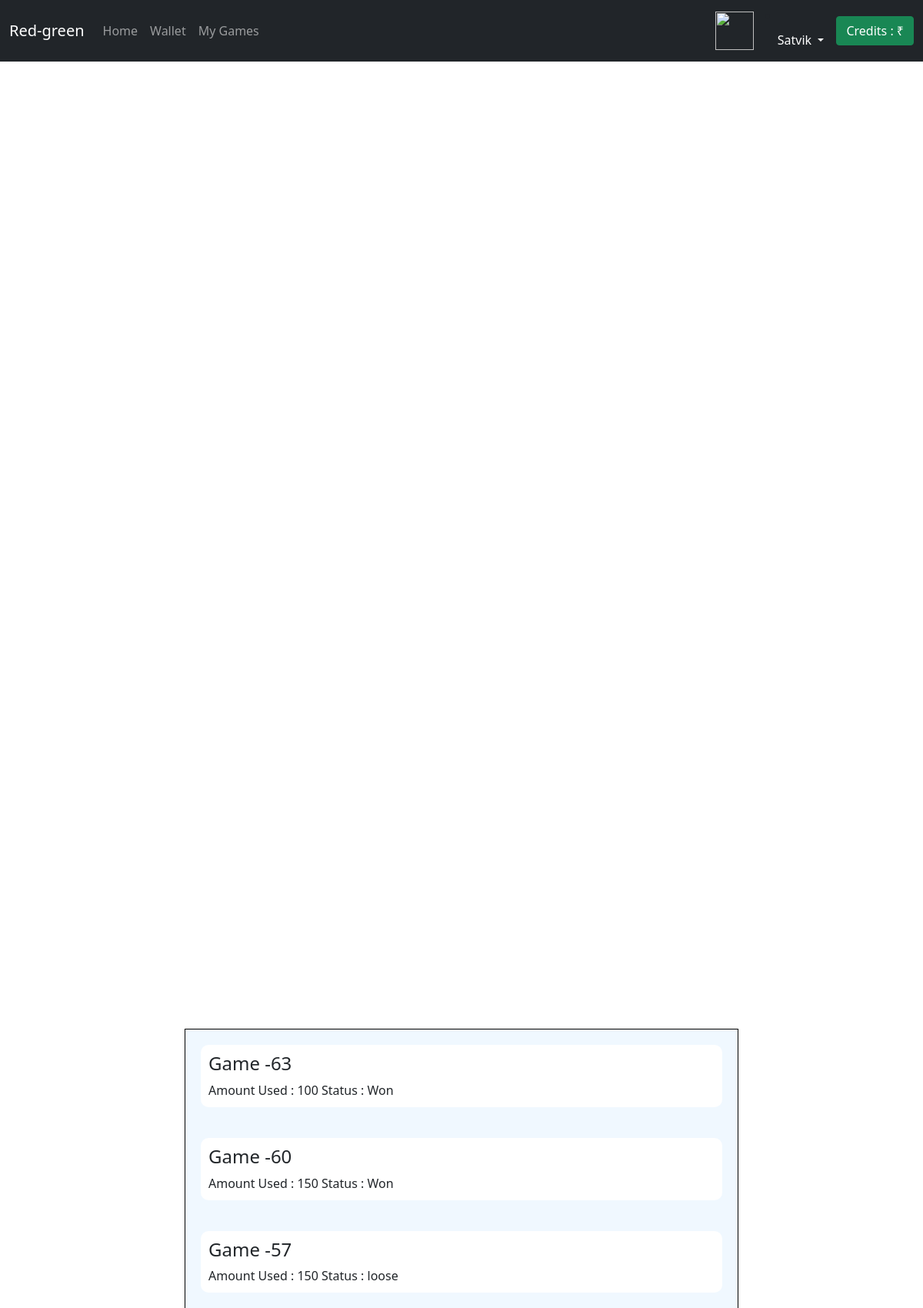
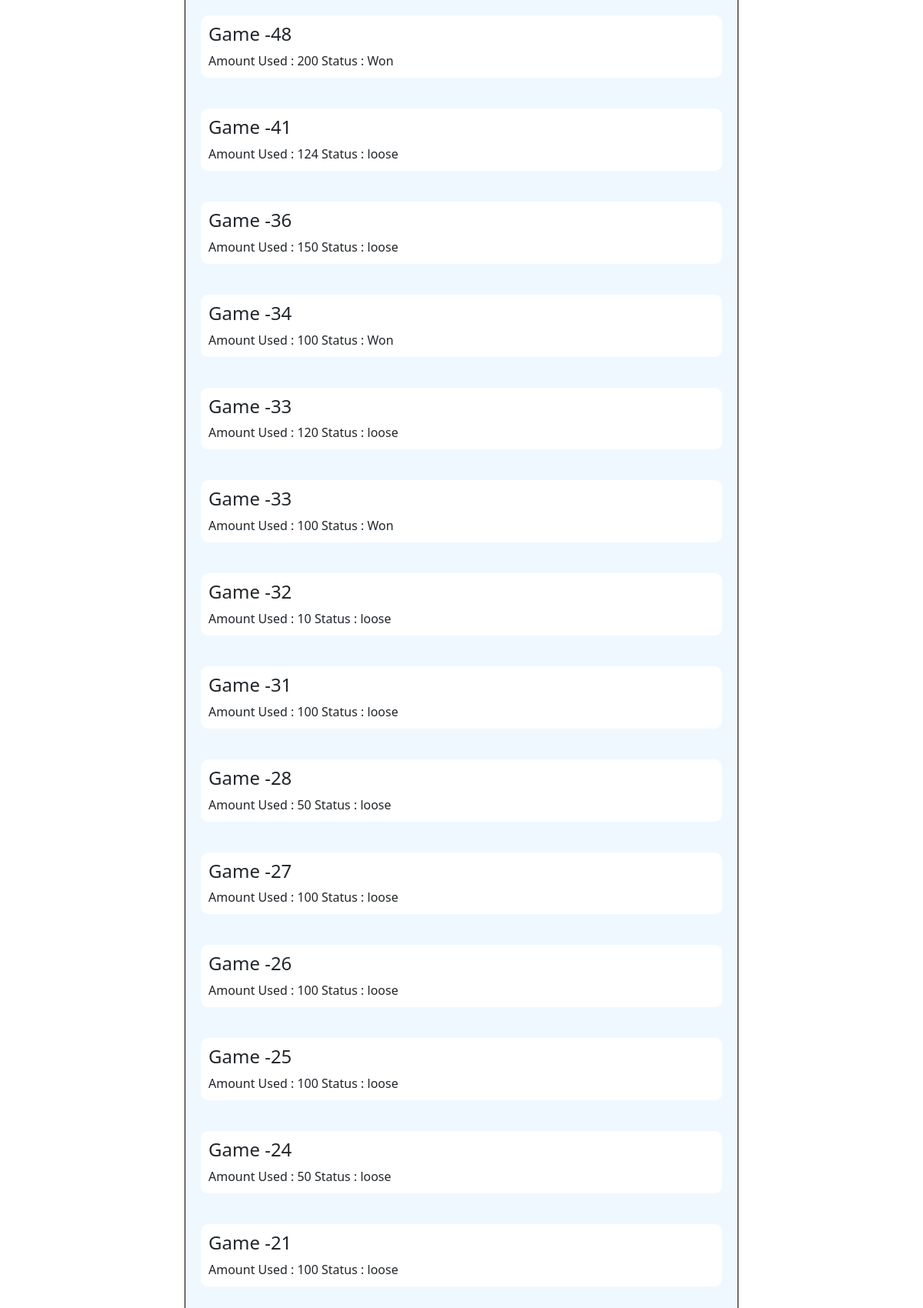
Page /mygames/ (signed in, upper part) on the committed database (2 pictures, top to bottom).
### app/models.py (models this page shows, shortened)
class Gameplayed(models.Model):
    user = models.ForeignKey(User,on_delete=models.CASCADE)
    gameid = models.IntegerField()
    amount = models.IntegerField()
    pandl = models.IntegerField(default=0)
    status = models.CharField(max_length=10,default = 'loose')

### app/views.py (the view)
# urls.py: path('mygames/',views.mygames,name="mygames"),
def mygames(request):
    mygames = reversed(Gameplayed.objects.filter(user = request.user))
    return render(request,'mygames.html',{'mygames':mygames})

### templates/mygames.html (shortened to what this page needs)
{% extends 'base.html' %}
{% block addcss %}
<link rel="stylesheet" href="../static/home.css">
{% endblock addcss %}
{% block body %}
<div class="container-wallet mygames">
    {% for game in mygames %}
    <div class="balance">
      <div class="balance-info">
      <h4> Game -{{game.gameid}}</h4>
      <span> Amount Used : {{game.amount}} </span>
      <span> Status : {{game.status}} </span>
      </div>
    </div>
    {% endfor %}
</div>
{% endblock body %}

### templates/base.html (shortened to what this page needs)
<!DOCTYPE html>
<html lang="en">
  <head>
    {% block addcss %}{% endblock addcss %}
    <link href="https://unpkg.com/tailwindcss@^2/dist/tailwind.min.css" rel="stylesheet">
    <link rel="stylesheet" href="https://cdn.jsdelivr.net/npm/bootstrap@5.1.0/dist/css/bootstrap.min.css">
  </head>
  <body>
    <nav class="navbar navbar-expand-lg navbar-dark bg-dark">
  <div class="container-fluid">
    <a class="navbar-brand" href="">Red-green</a>
    <div class="collapse navbar-collapse" id="navbarSupportedContent">
      <ul class="navbar-nav me-auto mb-2 mb-lg-0">
        <li class="nav-item">
          <a class="nav-link " aria-current="page" href="/">Home</a>
        </li>
        <li class="nav-item">
          <a class="nav-link" href="/wallet">Wallet</a>
        </li>
        <li class="nav-item">
          <a class="nav-link" href="/mygames">My Games</a>
        </li>
      </ul>
        {% if request.user.is_authenticated %}
        <a href="/profile"> <img style="width : 50px; height : 50px; border-radius 50%; margin: 0 15px;" src="https://cdn-icons-png.flaticon.com/512/3135/3135715.png"></a>
           <li class="nav-item dropdown ">
              <a class="nav-link dropdown-toggle text-white" href="#" id="profileDropdown" role="button" data-bs-toggle="dropdown" aria-expanded="false">
                {{request.user.username|capfirst}}
              </a>
            </li>
        <a href="/wallet"> <button class="btn btn-success" >Credits : ₹{{customer.walletbalance}}</button></a>
            {% endif %}
    </div>
  </div>
</nav>
    {% block body %} {% endblock body %}
  </body>
</html>

### static/home.css (style rules this page uses)
.mygames { overflow-y: scroll; height : 70vh !important;; }
.container-wallet { display : flex; flex-direction : column; border: 1px solid black; width : 60%; left : 20%; top : 20%; position: absolute; background-color :aliceblue; box-shadow: 10px; }
.balance { display : flex; justify-content: space-between; margin: 20px; background-color : white; border-radius: 10px; padding :10px; }

### rows in the picture
Gameplayed: gameid "63", amount "100", status "Won"
Gameplayed: gameid "60", amount "150", status "Won"
Gameplayed: gameid "57", amount "150", status "loose"
Gameplayed: gameid "48", amount "200", status "Won"
Gameplayed: gameid "41", amount "124", status "loose"
Gameplayed: gameid "36", amount "150", status "loose"
Gameplayed: gameid "34", amount "100", status "Won"
Gameplayed: gameid "33", amount "120", status "loose"
Gameplayed: gameid "33", amount "100", status "Won"
Gameplayed: gameid "32", amount "10", status "loose"
Gameplayed: gameid "31", amount "100", status "loose"
Gameplayed: gameid "28", amount "50", status "loose"
Gameplayed: gameid "27", amount "100", status "loose"
Gameplayed: gameid "26", amount "100", status "loose"
Gameplayed: gameid "25", amount "100", status "loose"
Gameplayed: gameid "24", amount "50", status "loose"
Gameplayed: gameid "21", amount "100", status "loose"

### other values in the picture
{{ request.user.username|capfirst }} "Satvik"
